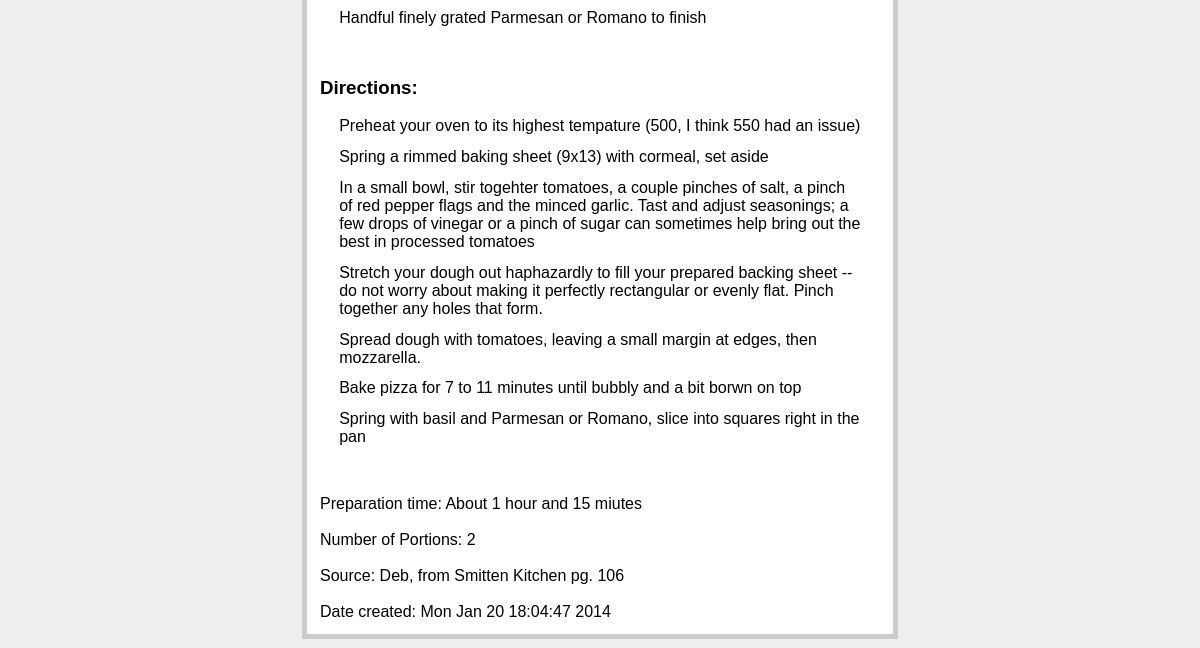
The page /recipe/Everyday Margherita Pizza (lower part) on the database as committed earlier.
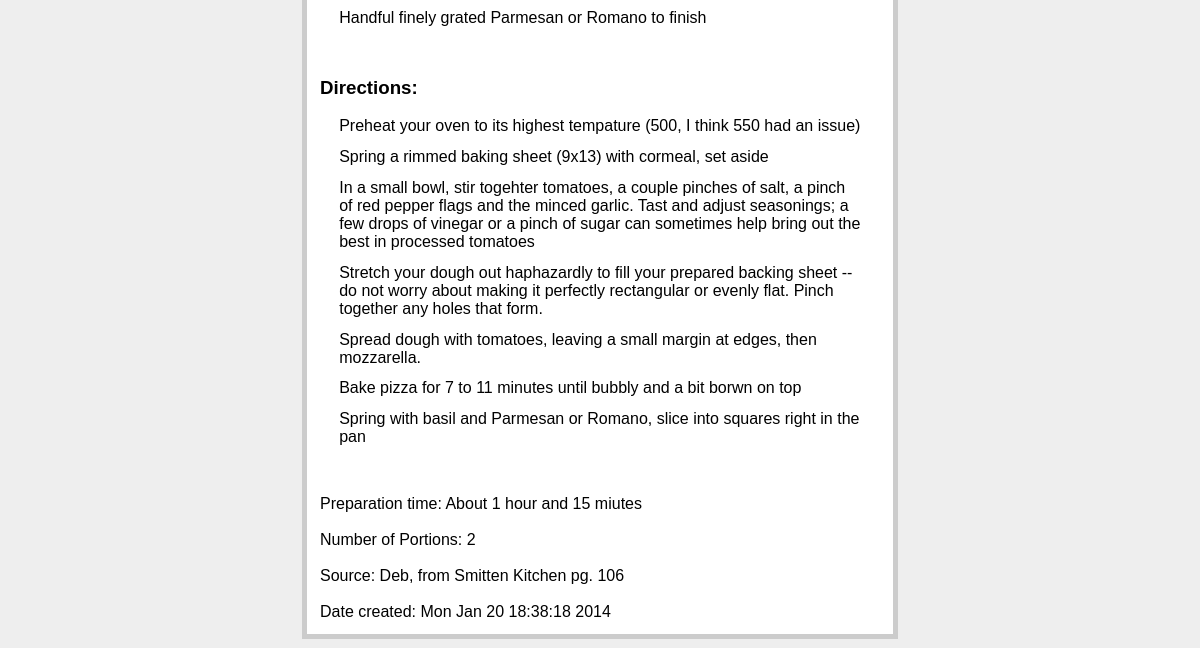
The same page on the database as committed later.
### cookbook.py (models this page shows, shortened)
class Recipe(db.Model):
  id = db.Column(db.Integer, primary_key=True)
  title = db.Column(db.String(80), unique=True)
  short_desc = db.Column(db.String(120))
  ingredients = db.Column(db.String(120))
  preparation_time = db.Column(db.String(20))
  directions = db.Column(db.String(120))
  num_portions = db.Column(db.Integer)
  source = db.Column(db.String(120))
  date_created = db.Column(db.String(120))
  date_updated = db.Column(db.String(120))
  img_link = db.Column(db.String(120))

### cookbook.py (the view)
@app.route('/recipe/<string:title>')
def show_recipe(title):
  recipe = Recipe.query.filter_by(title=title).first()
  return render_template('show_recipe.html', recipe=recipe)

### templates/show_recipe.html (shortened to what this page needs)
{% extends "layout.html" %}
{% block body %}
<br/>
<br/>
<br/>
<br/>
{% if recipe.img_link %}
<br/>
<br/>
{% endif %}
<ul class=entries>
  {% for ingredient in recipe.ingredients.split('\n') %}
  <li> {{ ingredient }}
  {% endfor %}
</ul>
<br/>
<h3>Directions:</h3>
<ol class=entries>
  {% for direction in recipe.directions.split('\n') %}
  <li> {{ direction }}
  {% endfor %}
</ol>
{% if recipe.preparation_time %}
<br><br> Preparation time: {{recipe.preparation_time}}
{% endif %}
{% if recipe.num_portions %}
<br><br>Number of Portions: {{recipe.num_portions}}
{% endif %}
<br><br> Source: {{recipe.source}}
<br><br> Date created: {{recipe.date_created}}
{% endblock %}

Rows that differ between the two databases and show on the page:
changed Recipe "Deb, from Smitten Kitchen pg. 106": date_created "Mon Jan 20 18:04:47 2014" → "Mon Jan 20 18:38:18 2014"
